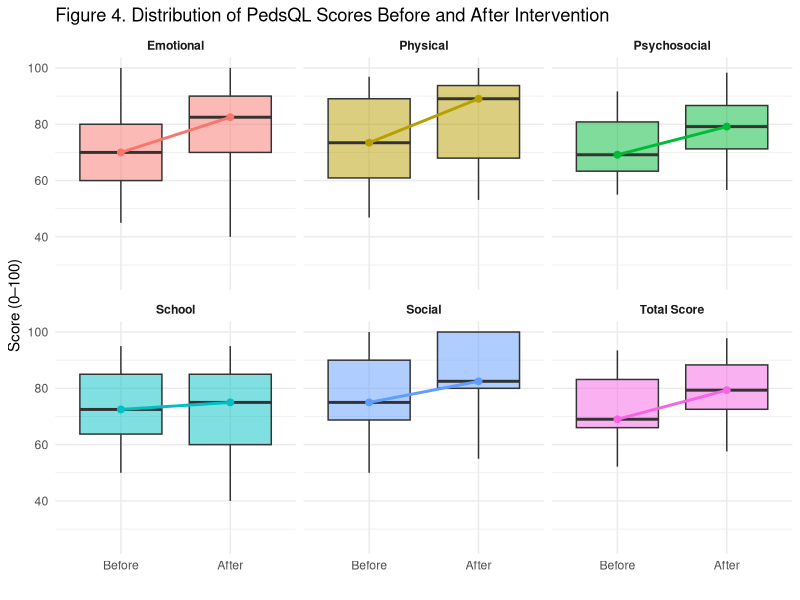
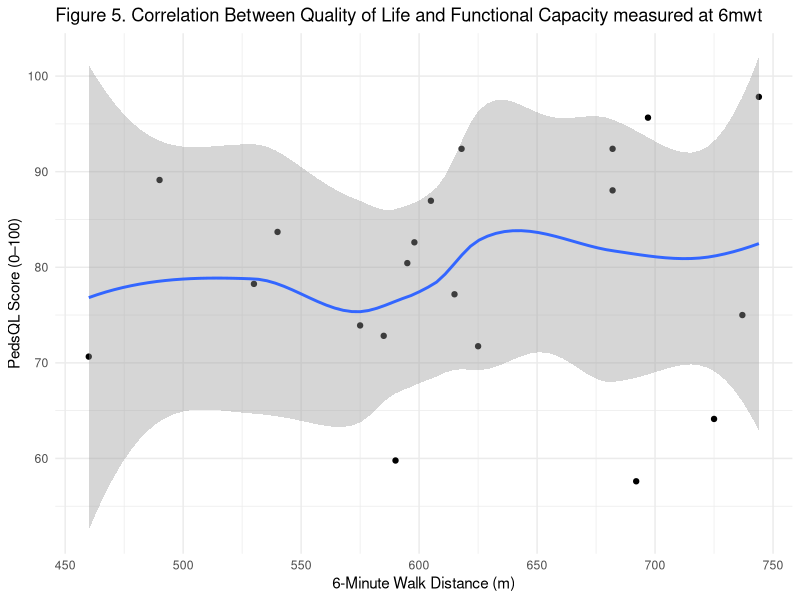
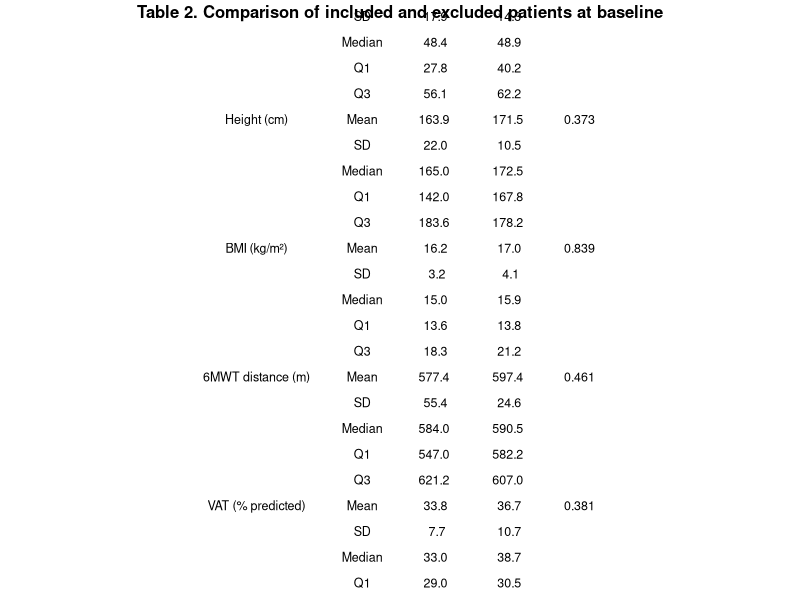
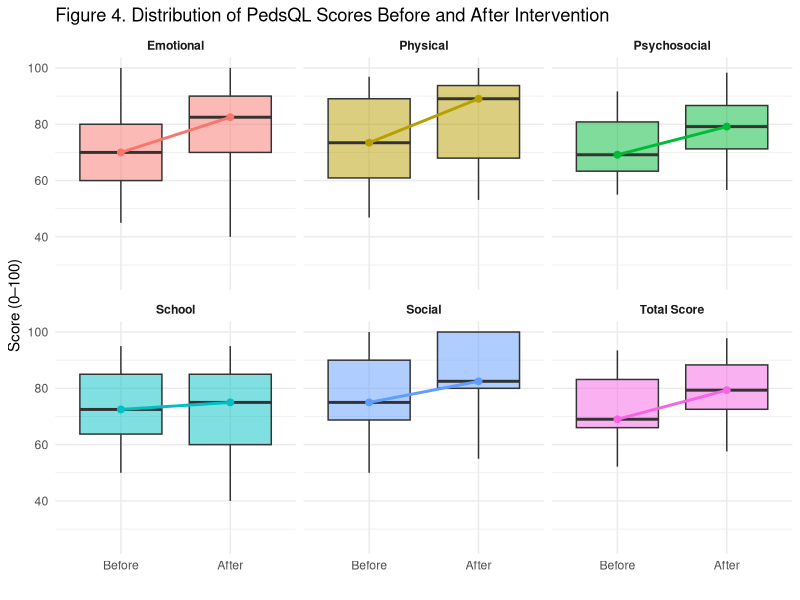
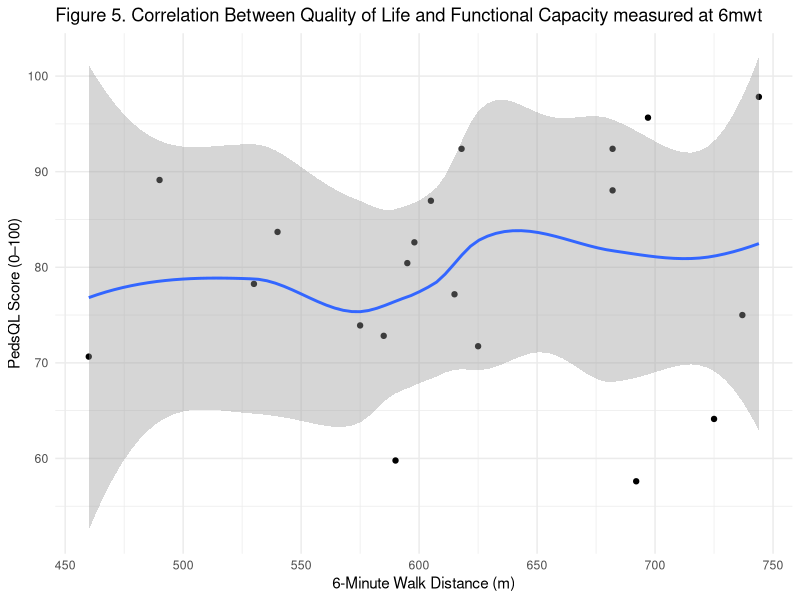

The R script that drew these images, in order:
## ---- chunk 1
knitr::opts_chunk$set(echo = TRUE, warning = FALSE, message = FALSE)
## ---- chunk 2
packages <- c("readxl", "dplyr", "gridExtra")

for (pkg in packages) {
  if (!require(pkg, character.only = TRUE)) {
    install.packages(pkg)
    library(pkg, character.only = TRUE)
  }
}
## ---- chunk 3
# Load package
library(readxl)

# Import datasets
included_data <- read_excel("data/data_clean.xlsx")
excluded_data <- read_excel("data/data_excluded.xlsx")

# Check structure
str(included_data)
str(excluded_data)
## ---- chunk 4
library(dplyr)
library(gridExtra)
library(grid)

# Fonction descriptive
describe <- function(x) {
  data.frame(
    Statistic = c("Mean", "SD", "Median", "Q1", "Q3"),
    Value = c(
      mean(x, na.rm = TRUE),
      sd(x, na.rm = TRUE),
      median(x, na.rm = TRUE),
      quantile(x, 0.25, na.rm = TRUE),
      quantile(x, 0.75, na.rm = TRUE)
    )
  )
}

vars <- c("age", "weight_kg", "height_cm", "bmi_kg_cm2",
          "6minwt_distance_traveled_m_before",
          "vat_before",
          "pedsql_totalself_before")

labels <- c(
  "Age (years)",
  "Weight (kg)",
  "Height (cm)",
  "BMI (kg/m²)",
  "6MWT distance (m)",
  "VAT (% predicted)",
  "PedsQL score (0–100)"
)

table_list <- list()

for(i in seq_along(vars)) {
  
  var <- vars[i]
  
  x <- included_data[[var]]
  y <- excluded_data[[var]]
  
  # Remove NA (important pour le test)
  x_clean <- x[!is.na(x)]
  y_clean <- y[!is.na(y)]
  
  # Mann-Whitney
  p_val <- round(wilcox.test(x_clean, y_clean)$p.value, 3)
  
  inc <- describe(x)
  exc <- describe(y)
  
  df <- data.frame(
    Variable = c(labels[i], rep("", 4)),
    Statistic = inc$Statistic,
    Included = round(inc$Value, 1),
    Excluded = round(exc$Value, 1),
    p_value = c(p_val, rep("", 4))
  )
  
  table_list[[i]] <- df
}

table_final <- do.call(rbind, table_list)

# ---- SEX ----
p_sexe <- round(fisher.test(table(
  c(included_data$sexe, excluded_data$sexe),
  c(rep("Included", nrow(included_data)),
    rep("Excluded", nrow(excluded_data)))
))$p.value, 3)

sexe_inc <- table(included_data$sexe)
sexe_exc <- table(excluded_data$sexe)

sex_df <- data.frame(
  Variable = c("Sex (M/F)", rep("", length(sexe_inc)-1)),
  Statistic = names(sexe_inc),
  Included = as.numeric(sexe_inc),
  Excluded = as.numeric(sexe_exc),
  p_value = c(p_sexe, rep("", length(sexe_inc)-1))
)

table_final <- rbind(table_final, sex_df)

table_final

library(gridExtra)
library(grid)

# Ajuster hauteur automatiquement
n_rows <- nrow(table_final)

pdf(
  "figures/Table_2_Comparison_of_included_and_excluded_patients_at_baseline.pdf",
  width = 8,
  height = 1 + n_rows * 0.3   
)

# Table sans quadrillage
tg <- tableGrob(
  table_final,
  rows = NULL,
  theme = ttheme_minimal(  
    core = list(
      fg_params = list(fontsize = 9)
    ),
    colhead = list(
      fg_params = list(fontsize = 10, fontface = "bold")
    )
  )
)

grid.arrange(
  textGrob(
    "Table 2. Comparison of included and excluded patients at baseline",
    gp = gpar(fontsize = 12, fontface = "bold")
  ),
  tg,
  ncol = 1,
  heights = c(0.2, 5)  
)

dev.off()
## ---- chunk 5

# Paired Wilcoxon test
wilcox_test <- wilcox.test(
  included_data$`6minwt_distance_traveled_m_after`,
  included_data$`6minwt_distance_traveled_m_before`,
  paired = TRUE,
  exact = TRUE
)
wilcox_test

## ---- chunk 6
library(dplyr)
library(tidyr)
library(ggplot2)

# Data PedsQL before/after
pedsql_data <- included_data %>%
  select(
    pedsql_totalself_before, pedsql_totalself_after,
    pedsql_physiqueself_before, pedsql_physiqueself_after,
    pedsql_emotionself_before, pedsql_emotionself_after,
    pedsql_relationself_before, pedsql_relationself_after,
    pedsql_ecoleself_before, pedsql_ecoleself_after,
    pedsql_psycosocialself_before, pedsql_psycosocialself_after
  ) %>%
  pivot_longer(cols = everything(),
               names_to = "Variable",
               values_to = "Score") %>%
  mutate(
    Time = ifelse(grepl("before", Variable), "Before", "After"),
    Time = factor(Time, levels = c("Before", "After")),
    Dimension = case_when(
      grepl("total", Variable) ~ "Total Score",
      grepl("physique", Variable) ~ "Physical",
      grepl("emotion", Variable) ~ "Emotional",
      grepl("relation", Variable) ~ "Social",
      grepl("ecole", Variable) ~ "School",
      grepl("psycosocial", Variable) ~ "Psychosocial"
    )
  )

# Medians calculation for each dimension and time point
medians <- pedsql_data %>%
  group_by(Dimension, Time) %>%
  summarise(median = median(Score, na.rm = TRUE), .groups = "drop")

# Plot
p_pedsql <- ggplot(pedsql_data, aes(x = Time, y = Score, fill = Dimension)) +
  
  geom_boxplot(alpha = 0.5, outlier.shape = NA) +
  
  # Medians lines each dimension
  geom_line(
    data = medians,
    aes(x = Time, y = median, group = Dimension, color = Dimension),
    size = 1
  ) +
  
  # Medians points
  
  geom_point(
    data = medians,
    aes(x = Time, y = median, color = Dimension),
    size = 2
  ) +
  
  facet_wrap(~ Dimension, nrow = 2) +
  
  xlab("") +
  ylab("Score (0–100)") +
  ggtitle("Figure 4. Distribution of PedsQL Scores Before and After Intervention") +
  
  theme_minimal() +
  theme(
    strip.text = element_text(face = "bold"),
    legend.position = "none"   
  )
p_pedsql

# Export
ggsave(
  "figures/Figure_4_PedsQL_Before_After.pdf",
  plot = p_pedsql,
  width = 8,
  height = 6
)
## ---- chunk 7
library(dplyr)
library(tidyr)
library(knitr)

# Function to compute Median (IQR) 
format_median_iqr <- function(x) {
  med <- median(x, na.rm = TRUE)
  q1  <- quantile(x, 0.25, na.rm = TRUE)
  q3  <- quantile(x, 0.75, na.rm = TRUE)
  
  paste0(round(med, 1), " (", round(q1, 1), "–", round(q3, 1), ")")
}

# Create descriptive table
table_pedsql <- pedsql_data %>%
  group_by(Dimension, Time) %>%
  summarise(Value = format_median_iqr(Score), .groups = "drop") %>%
  pivot_wider(names_from = Time, values_from = Value) %>%
  rename(
    `Before (Median [IQR])` = Before,
    `After (Median [IQR])`  = After
  ) %>%
  arrange(Dimension)

# Remove row names
rownames(table_pedsql) <- NULL

# Display table
kable(
  table_pedsql,
  align = c("l", "c", "c"),
  caption = "Descriptive statistics of PedsQL scores before and after the intervention"
)

# Export to PDF
library(gridExtra)
library(grid)
n_rows <- nrow(table_pedsql)
pdf(
  "figures/Table_3_Descriptive_Statistics_of_PedsQL.pdf",
  width = 8,
  height = 1 + n_rows * 0.4
)

dev.off()   
## ---- chunk 8
# Spearman correlation
cor_test <- cor.test(
  included_data$`6minwt_distance_traveled_m_after`,
  included_data$pedsql_totalself_after,
  method = "spearman"
)

cor_test

# Viewing
library(ggplot2)

# Create plot
p_corr <- ggplot(included_data, aes(
  x = `6minwt_distance_traveled_m_after`,
  y = pedsql_totalself_after
)) +
  geom_point() +
  geom_smooth(method = "loess", se = TRUE) +
  xlab("6-Minute Walk Distance (m)") +
  ylab("PedsQL Score (0–100)") +
  ggtitle("Figure 5. Correlation Between Quality of Life and Functional Capacity measured at 6mwt ") +
  theme_minimal()

p_corr

# Export PDF
ggsave(
  "figures/Figure_5_Correlation_PedsQL_6MWT.pdf",
  plot = p_corr,
  width = 8,
  height = 6
)
